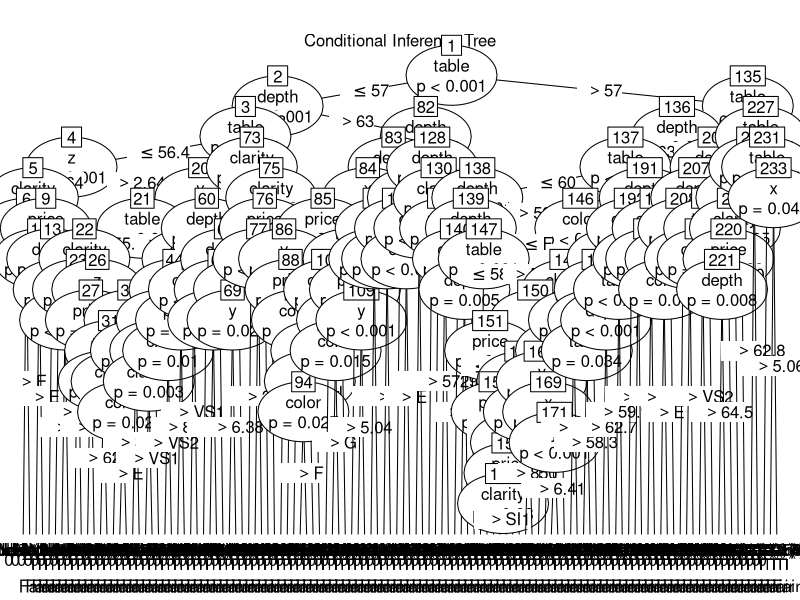

Write R code to recreate this figure.
# Install the party package
install.packages("party") 
library(party) 
library(ggplot2)  

head(diamonds) 
# We will predict the cut of diamonds using the features available in the 
#diamonds dataset. 
ct = ctree(cut ~ ., data = diamonds) 

plot(ct, main="Conditional Inference Tree") 
# Example output 
# Response:  cut  
# Inputs:  carat, color, clarity, depth, table, price, x, y, z  

# Number of observations:  53940  
#  
# 1) table <= 57; criterion = 1, statistic = 10131.878 
#   2) depth <= 63; criterion = 1, statistic = 8377.279 
#     3) table <= 56.4; criterion = 1, statistic = 226.423 
#       4) z <= 2.64; criterion = 1, statistic = 70.393 
#         5) clarity <= VS1; criterion = 0.989, statistic = 10.48 
#           6) color <= E; criterion = 0.997, statistic = 12.829 
#             7)*  weights = 82  
#           6) color > E  

#Table of prediction errors 
table(predict(ct), diamonds$cut) 
#            Fair  Good Very Good Premium Ideal 
# Fair       1388   171        17       0    14 
# Good        102  2912       499      26    27 
# Very Good    54   998      3334     249   355 
# Premium      44   711      5054   11915  1167 
# Ideal        22   114      3178    1601 19988 
# Estimated class probabilities 
probs = predict(ct, newdata = diamonds, type = "prob") 
probs = do.call(rbind, probs) 
head(probs)
